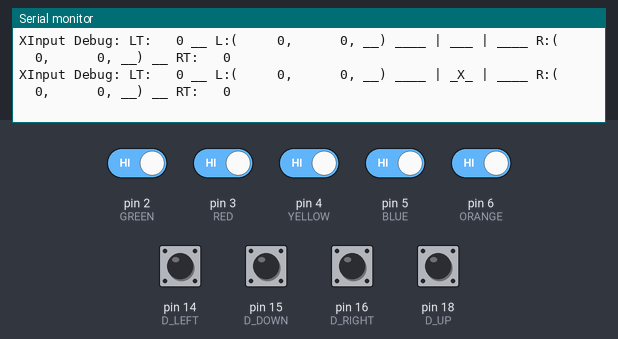
A program run on a simulated SparkFun Pro Micro, built with avr-gcc and run on an emulated ATmega32U4. On the bench: the last lines printed to the serial monitor. Inputs (shaded band) come from the test bench; at power-on: pin 2 (GREEN), pin 3 (RED), pin 4 (YELLOW), pin 5 (BLUE), pin 6 (ORANGE), pin 14 (D_LEFT), pin 15 (D_DOWN), pin 16 (D_RIGHT), pin 18 (D_UP) HIGH.

Above: at 1.2 s.
1.3 s: pin 2 (GREEN) driven LOW
At 2.4 s:
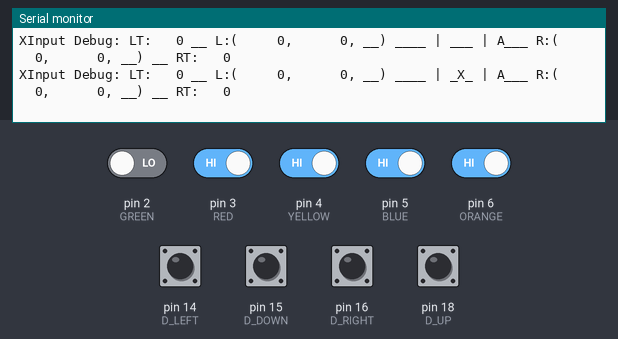
2.8 s: pin 3 (RED) driven LOW
At 3.4 s:
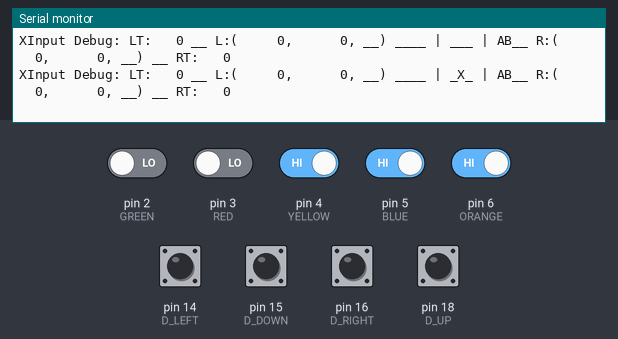
4.3 s: pin 4 (YELLOW) driven LOW
At 5.3 s:
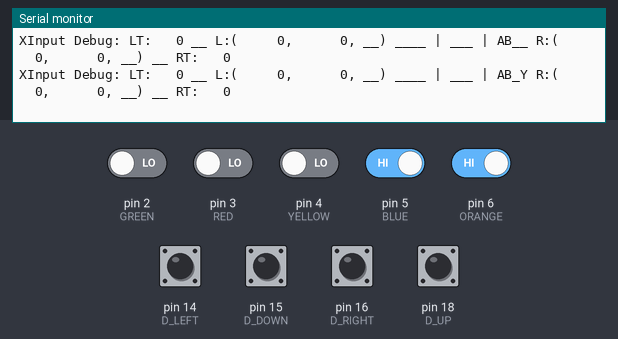
5.8 s: pin 5 (BLUE) driven LOW
At 6.6 s:
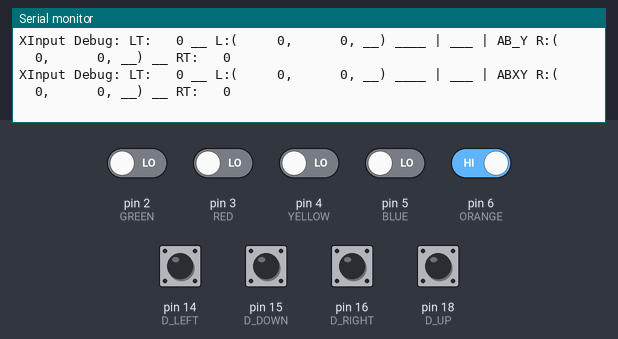
7.3 s: pin 6 (ORANGE) driven LOW
At 7.8 s:
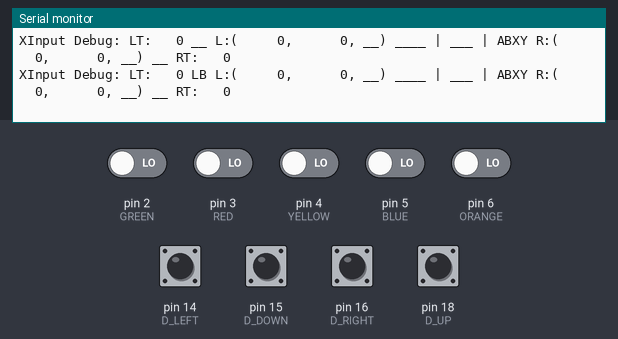

Measured:
- after the input at 1.3 s, the serial monitor: prints a new line at once (image 1)
- after the input at 2.8 s, the serial monitor: prints a new line at once (image 2)
- after the input at 4.3 s, the serial monitor: prints a new line at once (image 3)
- after the input at 5.8 s, the serial monitor: prints a new line at once (image 4)
- after the input at 7.3 s, the serial monitor: prints a new line at once (image 5)

The program:

main.cpp
```cpp
#include <XInput.h>
#include "Configuration.h"

void setup() {
  // Start the XInput function
  XInput.begin();

  // Initialize the Arduino Pins

  #ifndef IS_SIX_FRET
    pinMode(GREEN, INPUT);
    pinMode(RED, INPUT);
    pinMode(YELLOW, INPUT);
    pinMode(BLUE, INPUT);
    pinMode(ORANGE, INPUT);
  #else
    pinMode(BLACK_1, INPUT);
    pinMode(BLACK_2, INPUT);
    pinMode(BLACK_3, INPUT);
    pinMode(WHITE_1, INPUT);
    pinMode(WHITE_2, INPUT);
    pinMode(WHITE_3, INPUT);
  #endif

  #ifdef ENABLE_STRUM
    pinMode(STRUM_UP, INPUT);
    pinMode(STRUM_DOWN, INPUT);
  #endif

  #ifdef NAV_BUTTONS
    pinMode(START, INPUT);
    pinMode(SELECT, INPUT);
  #endif

  #ifdef SUPER_BUTTON
    pinMode(SUPER_BUTTON, INPUT);
  #endif

  #ifdef ENABLE_DPAD
    pinMode(D_UP, INPUT);
    pinMode(D_DOWN, INPUT);
    pinMode(D_LEFT, INPUT);
    pinMode(D_RIGHT, INPUT);
  #endif

}

// Function to get get the digital button presses
void processDigitalButtons(){

  // Coloured Frets
  #ifndef IS_SIX_FRET

    XInput.press(!digitalRead(GREEN) ? BUTTON_A : 0);
    XInput.press(!digitalRead(RED) ? BUTTON_B : 0);
    XInput.press(!digitalRead(YELLOW) ? BUTTON_Y : 0);
    XInput.press(!digitalRead(BLUE) ? BUTTON_X : 0);
    XInput.press(!digitalRead(ORANGE) ? BUTTON_LB : 0);

  #else

    XInput.press(!digitalRead(BLACK_1) ? BUTTON_A : 0);
    XInput.press(!digitalRead(BLACK_2) ? BUTTON_B : 0);
    XInput.press(!digitalRead(BLACK_3) ? BUTTON_Y : 0);
    XInput.press(!digitalRead(WHITE_1) ? BUTTON_X : 0);
    XInput.press(!digitalRead(WHITE_2) ? BUTTON_LB : 0);
    XInput.press(!digitalRead(WHITE_3) ? BUTTON_RB : 0);

  #endif

  // Strum buttons
  #ifdef ENABLE_STRUM

    // Strum Buttons
    XInput.press(!digitalRead(STRUM_DOWN) ? DPAD_DOWN : 0);
    XInput.press(!digitalRead(STRUM_UP) ? DPAD_UP : 0);

  #endif

  // Navigation buttons (start/select)
  #ifdef NAV_BUTTONS

    XInput.press(!digitalRead(START) ? BUTTON_START : 0);
    XInput.press(!digitalRead(SELECT) ? BUTTON_SELECT : 0);

  #endif

  // DPAD
  #ifdef ENABLE_DPAD

    XInput.press(!digitalRead(D_UP) ? DPAD_UP : 0);
    XInput.press(!digitalRead(D_DOWN) ? DPAD_DOWN : 0);
    XInput.press(!digitalRead(D_LEFT) ? DPAD_LEFT : 0);
    XInput.press(!digitalRead(D_RIGHT) ? DPAD_RIGHT : 0);

  #endif

}

/*void processAnalogAxis(){
  XInput.setJoystickY(JOY_RIGHT, analogRead(WHAMMY_PIN), false);
}*/

void loop(){

  XInput.releaseAll();

  processDigitalButtons();
  //processAnalogAxis();

}
```

Configuration.h
```cpp
#ifndef CONFIGURATION_H
#define CONFIGURATION_H

// Uncomment the following line to enable the whammy feature
#define ENABLE_WHAMMY
#ifdef ENABLE_WHAMMY
    // Define the pin for the whammy feature
    #define WHAMMY_PIN 9
#endif

// Analog pins
#define TILT 10

// Uncomment the following line to enable the six-fret configuration
// #define IS_SIX_FRET
#ifndef IS_SIX_FRET
    // Color frets for six-fret configuration
    #define GREEN 2
    #define RED 3
    #define YELLOW 4
    #define BLUE 5
    #define ORANGE 6
#endif

#ifdef IS_SIX_FRET
    #define BLACK_1 2
    #define BLACK_2 3
    #define BLACK_3 4
    #define WHITE_1 5
    #define WHITE_2 6
    #define WHITE_3 7
#endif

// Strum
#define STRUM_UP 7
#define STRUM_DOWN 8

// Menu buttons
#define START 21
#define SELECT 20
#define SUPER_BUTTON 19

// Uncomment the following line to enable the D-pad buttons
#define ENABLE_DPAD
#ifdef ENABLE_DPAD
    // D-pad buttons
    #define D_UP 18
    #define D_DOWN 15
    #define D_LEFT 14
    #define D_RIGHT 16
#endif

#endif
```
